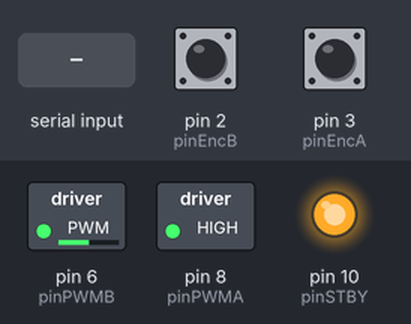
Recording of a sketch running on a simulated Arduino Uno, built with avr-gcc and run on an emulated ATmega328P. Shown: switched loads named in the sketch (green lamp = pin HIGH), output pins drawn as LEDs (lit = HIGH). The inputs (shaded band) are chosen by the test bench; at power-on: pin 2 (pinEncB) HIGH, pin 3 (pinEncA) HIGH.

Above: at 1.2 s.
1.3 s: "-" received over Serial
At 2.5 s:
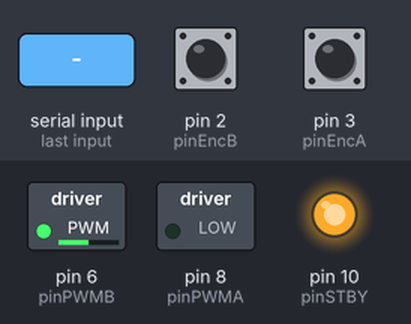
2.8 s: "100\n" received over Serial
At 3.6 s:
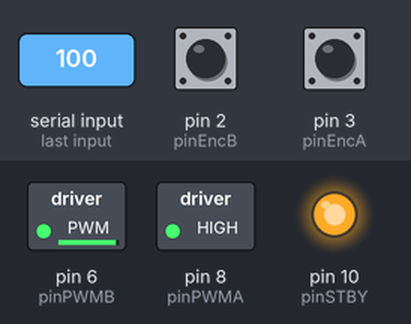
4.3 s: "1\n" received over Serial
At 5.2 s:
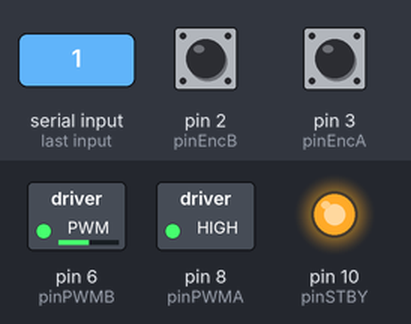
5.8 s: "0\n" received over Serial
At 6.4 s:
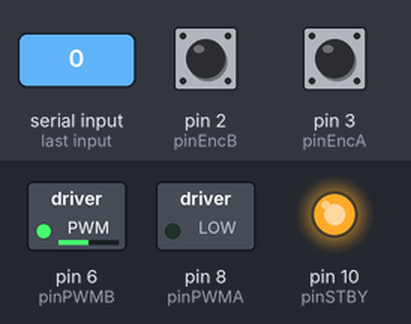
Timing chart, 0 to 8.3 s (numbered marks = the images above; inputs shaded):
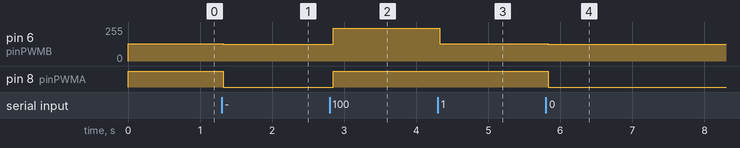

Measured:
- after the input at 1.3 s, pin 6 (pinPWMB): 128/255 → 127/255 at once; pin 8 (pinPWMA): HIGH → LOW at once
- after the input at 2.8 s, pin 6 (pinPWMB): 127/255 → 244/255 after 0.05 s; pin 8 (pinPWMA): LOW → HIGH after 0.05 s
- after the input at 4.3 s, pin 6 (pinPWMB): 244/255 → 129/255 at once
- after the input at 5.8 s, pin 6 (pinPWMB): 129/255 → 127/255 at once; pin 8 (pinPWMA): HIGH → LOW at once

The sketch:

Prueba_1_Obtain_Models.ino
```cpp
int pinSTBY=10;
int pinPWMA=8; //Izquierdo
int pinPWMB=6; //Derecho
int pinEncA=3;
int pinEncB=2;

volatile unsigned long timeEncBefA=0;
volatile unsigned long timeEncNowA=0;
volatile unsigned long timeEncDiferenceA=1000000;

volatile unsigned long timeEncBefB=0;
volatile unsigned long timeEncNowB=0;
volatile unsigned long timeEncDiferenceB=1000000;

const int encAResolution=16;
const int encBResolution=16;

float u   = 0;   //Inicializo la variable de ley de control
#define Vm 6 // Voltaje aplicado al puente H
#define MA_limiteSuperiorVelocidadRadial 3.5
#define MA_limiteInferiorVelocidadRadial 0.01
#define MA_dif_big_slope_risingDown -0.5
#define MA_counter_big_slope_risingDown_limit 10
int MA_counter_big_slope_risingDown=0;

#define MB_limiteSuperiorVelocidadRadial 3.5
#define MB_limiteInferiorVelocidadRadial 0.01
#define MB_dif_big_slope_risingDown -0.5
#define MB_counter_big_slope_risingDown_limit 10
int MB_counter_big_slope_risingDown=0;

float variable=0;
float varTimeNow=0;
float varTimeBef=0;
float var2=0;
int ploatRealTimeValues=0;

int sizeVector=200;
float varArray[200];

int sizeVector2=200;
float varArray2[200];

int varContador=sizeVector;
int varContador2=sizeVector2;

float MA_vel_bef=0;
float MA_ace_bef=0;
float MA_vel_now=0;
float MA_ace_now=0;

float MA_u_saturated=0;
float MA_u=0;
float MA_varVel=0;
float MA_varVel_bef_bef=0;
float MA_varDiference=0;
float MA_varError=0;
float MA_intError=0;
float MA_temporal_var_Diference=0;

float MB_vel_bef=0;
float MB_ace_bef=0;
float MB_vel_now=0;
float MB_ace_now=0;

float MB_u_saturated=0;
float MB_u=0;
float MB_varVel=0;
float MB_varVel_bef=0;
float MB_varVel_bef_bef=0;
float MB_varDiference=0;
float MB_varError=0;
float MB_intError=0;
float MB_temporal_var_Diference=0;

void setup() {
  //ENCODER INTERRUP A AND B
  pinMode(pinEncA, INPUT_PULLUP);
  attachInterrupt(digitalPinToInterrupt(pinEncA), encoderAFunction, FALLING);
  pinMode(pinEncB, INPUT_PULLUP);
  attachInterrupt(digitalPinToInterrupt(pinEncB), encoderBFunction, FALLING);

  //DRIVER MOTOR A AND B
  pinMode(pinPWMA, OUTPUT);
  analogWrite(pinPWMA,128); //Velocidad en 0
  pinMode(pinPWMB, OUTPUT);
  analogWrite(pinPWMB,128);
  pinMode(pinSTBY, OUTPUT);
  digitalWrite(pinSTBY, HIGH);

  //Serial.begin(9600);
  Serial.begin(115200);
  timeEncNowA=micros();
  timeEncNowB=micros();
  varTimeBef=micros();
}

void motorVoltaje(int pin, float voltaje){
    analogWrite(pin,byte((voltaje / (2 * Vm) + 0.5) * 255));
}

void loop() {
  // put your main code here, to run repeatedly:
  if (Serial.available()) {
    variable=read_int();
    if(variable==100){
      varContador=0;
      varContador2=0;
      timeEncNowA=micros();
      timeEncNowB=micros();
      varTimeBef=micros();
      motorVoltaje(pinPWMA,5.5);
      motorVoltaje(pinPWMB,5.5);
    }else if(variable==101){
      ploatRealTimeValues=0;
      plotArray();
    }else if(variable==102){
      ploatRealTimeValues=1;
    }
    else{
      //timeEncNowA=micros();
      //timeEncNowB=micros();
      if(variable<=60 && variable>=0){
        motorVoltaje(pinPWMA,variable/10.0);
        motorVoltaje(pinPWMB,variable/10.0);
      }
    }
  }

  varTimeNow=micros();
  if((varTimeNow-varTimeBef)>(10000)){

    MA_varDiference=micros();
    if((62500.0/(MA_varDiference-timeEncBefA) < MA_limiteInferiorVelocidadRadial)){
      MA_varVel=0;
    }else if((62500.0/timeEncDiferenceA-MA_varVel_bef_bef)<MA_dif_big_slope_risingDown){
      MA_counter_big_slope_risingDown++;
      if(MA_counter_big_slope_risingDown>=MA_counter_big_slope_risingDown_limit){
        MA_varVel=62500.0/timeEncDiferenceA;
        MA_counter_big_slope_risingDown=0;
        MA_varVel_bef_bef=MA_varVel;
      }
    }
    else{
      MA_varVel=62500.0/timeEncDiferenceA;
      MA_varVel_bef_bef=MA_varVel;
    }

    MB_varDiference=micros();
    if((62500.0/(MB_varDiference-timeEncBefB) < MB_limiteInferiorVelocidadRadial)){
      MB_varVel=0;
    }
    else{
      MB_varVel=62500.0/timeEncDiferenceB;
    }

    if(ploatRealTimeValues){
      Serial.print(MA_varVel);
      Serial.print("\t");
      Serial.print(MB_varVel);
      Serial.print("\t");
      Serial.println("");
    }

    grabarVelocidades();
    varTimeBef=varTimeNow;
  }
}

void grabarVelocidades(){

  if(varContador<sizeVector){
      varArray[varContador]=62500.0/timeEncDiferenceA;
  }
  varContador++;

  if(varContador2<sizeVector2){
      varArray2[varContador2]=62500.0/timeEncDiferenceB;
  }
  varContador2++;

}

void  encoderAFunction(){
  timeEncNowA=micros();

  if((62500.0/(timeEncNowA-timeEncBefA)<MA_limiteSuperiorVelocidadRadial)){
    timeEncDiferenceA=timeEncNowA-timeEncBefA;
    timeEncBefA=timeEncNowA;
  }
}
void  encoderBFunction(){

  timeEncNowB=micros();

  if((62500.0/(timeEncNowB-timeEncBefB)<MB_limiteSuperiorVelocidadRadial)){
    timeEncDiferenceB=timeEncNowB-timeEncBefB;
    timeEncBefB=timeEncNowB;
  }

}

void plotArray(){
  Serial.print("MotorA");
  Serial.print("\t");
  Serial.println("MotorB");
  for(int i=0;i<sizeVector;i++){
    //if(varArray[i]>10000 && varArray2[i]>10000){
    Serial.print(varArray[i]);

    Serial.print("\t");
    Serial.println(varArray2[i]);
    //}
  }
}

long int read_int(){
  int a;
  int b;
  int c;
  int d;
  int x;
  int y;
  int i;
  int var;
  char texto[20];
  char letra;
  int estado;
  long int numero2;
  long var2;
  int terminar=0;
  int negativo=1;
  x=0;
  estado=0;
  a=0;
  numero2=0;
  d=0;
  terminar=0;
  for(b=0;b<=19;b++){
              texto[b]='c';
  }
  while(terminar==0){
  delay(10);
  if(Serial.available()>0){
      letra=Serial.read();
      texto[a]=letra;
      a++;
      estado=1;
      var2=1;

  }else{
      if (estado==1){
          for(b=0;b<=(a-1);b++){
              if(texto[b]>='0' && texto[b]<='9'){
                d++;
                //Serial3.print("El numero de numeros es: ");
                //Serial3.println(d);
              }
              if(texto[b]=='-'){
                negativo=-1;
              }
          }

          y=d;


          for(b=0;b<=a;b++){
              if(texto[b]>='0' && texto[b]<='9'){
                  //Serial3.println(texto[b]);
                  var=texto[b]-'0';

                  if((y-1)==0){var2=1;}
                  else if ((y-1)==1){var2=10;}
                  else{
                      for(i=1;i<=(y-1);i++){
                          var2=var2*10;
                      }
                  }

                  numero2=((var)*(var2))+numero2;
                  var2=1;
                  y--;
              }
          }

          estado=0;
          a=0;
          d=0;
          var2=1;
          for(b=0;b<=19;b++){
              texto[b]='c';
          }
          terminar=1;
      }
  }
}
return numero2*negativo;
}
```
